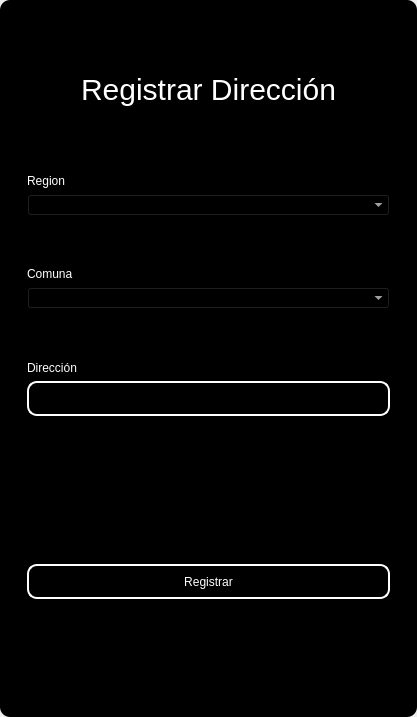
<?xml version="1.0" encoding="UTF-8"?>
<ui version="4.0">
 <class>MainWindow</class>
 <widget class="QMainWindow" name="MainWindow">
  <property name="geometry">
   <rect>
    <x>0</x>
    <y>0</y>
    <width>417</width>
    <height>717</height>
   </rect>
  </property>
  <property name="windowTitle">
   <string>MainWindow</string>
  </property>
  <property name="styleSheet">
   <string notr="true"/>
  </property>
  <widget class="QWidget" name="centralwidget">
   <property name="styleSheet">
    <string notr="true"/>
   </property>
   <layout class="QVBoxLayout" name="verticalLayout">
    <property name="spacing">
     <number>0</number>
    </property>
    <property name="leftMargin">
     <number>0</number>
    </property>
    <property name="topMargin">
     <number>0</number>
    </property>
    <property name="rightMargin">
     <number>0</number>
    </property>
    <property name="bottomMargin">
     <number>0</number>
    </property>
    <item>
     <widget class="QFrame" name="frame">
      <property name="enabled">
       <bool>true</bool>
      </property>
      <property name="styleSheet">
       <string notr="true">QFrame {
	border-radius:10px;
	
	background-color: rgb(0, 0, 0);
 }
</string>
      </property>
      <property name="frameShape">
       <enum>QFrame::StyledPanel</enum>
      </property>
      <property name="frameShadow">
       <enum>QFrame::Raised</enum>
      </property>
      <layout class="QVBoxLayout" name="verticalLayout_2">
       <item>
        <widget class="QFrame" name="frame_superior">
         <property name="minimumSize">
          <size>
           <width>0</width>
           <height>40</height>
          </size>
         </property>
         <property name="maximumSize">
          <size>
           <width>16777215</width>
           <height>40</height>
          </size>
         </property>
         <property name="styleSheet">
          <string notr="true">QPushButton{
border-radius:18px;
}

QPushButton:hover{
	background-color: rgb(0, 0, 0);
}
</string>
         </property>
         <property name="frameShape">
          <enum>QFrame::StyledPanel</enum>
         </property>
         <property name="frameShadow">
          <enum>QFrame::Raised</enum>
         </property>
         <layout class="QHBoxLayout" name="horizontalLayout_3">
          <property name="spacing">
           <number>4</number>
          </property>
          <property name="leftMargin">
           <number>0</number>
          </property>
          <property name="topMargin">
           <number>0</number>
          </property>
          <property name="rightMargin">
           <number>0</number>
          </property>
          <property name="bottomMargin">
           <number>0</number>
          </property>
          <item>
           <widget class="QPushButton" name="btn_icon">
            <property name="text">
             <string/>
            </property>
            <property name="iconSize">
             <size>
              <width>40</width>
              <height>40</height>
             </size>
            </property>
           </widget>
          </item>
          <item>
           <spacer name="horizontalSpacer_2">
            <property name="orientation">
             <enum>Qt::Horizontal</enum>
            </property>
            <property name="sizeHint" stdset="0">
             <size>
              <width>443</width>
              <height>20</height>
             </size>
            </property>
           </spacer>
          </item>
          <item>
           <widget class="QPushButton" name="bt_minimizar">
            <property name="minimumSize">
             <size>
              <width>38</width>
              <height>38</height>
             </size>
            </property>
            <property name="maximumSize">
             <size>
              <width>38</width>
              <height>38</height>
             </size>
            </property>
            <property name="cursor">
             <cursorShape>PointingHandCursor</cursorShape>
            </property>
            <property name="text">
             <string/>
            </property>
            <property name="icon">
             <iconset>
              <normaloff>image/minus.svg</normaloff>image/minus.svg</iconset>
            </property>
            <property name="iconSize">
             <size>
              <width>38</width>
              <height>38</height>
             </size>
            </property>
           </widget>
          </item>
          <item>
           <widget class="QPushButton" name="bt_maximizar">
            <property name="minimumSize">
             <size>
              <width>38</width>
              <height>38</height>
             </size>
            </property>
            <property name="maximumSize">
             <size>
              <width>38</width>
              <height>38</height>
             </size>
            </property>
            <property name="cursor">
             <cursorShape>PointingHandCursor</cursorShape>
            </property>
            <property name="text">
             <string/>
            </property>
            <property name="icon">
             <iconset>
              <normaloff>image/chevron-up.svg</normaloff>image/chevron-up.svg</iconset>
            </property>
            <property name="iconSize">
             <size>
              <width>38</width>
              <height>38</height>
             </size>
            </property>
           </widget>
          </item>
          <item>
           <widget class="QPushButton" name="bt_restaurar">
            <property name="minimumSize">
             <size>
              <width>38</width>
              <height>38</height>
             </size>
            </property>
            <property name="maximumSize">
             <size>
              <width>38</width>
              <height>38</height>
             </size>
            </property>
            <property name="cursor">
             <cursorShape>PointingHandCursor</cursorShape>
            </property>
            <property name="text">
             <string/>
            </property>
            <property name="icon">
             <iconset>
              <normaloff>image/chevron-down.svg</normaloff>image/chevron-down.svg</iconset>
            </property>
            <property name="iconSize">
             <size>
              <width>38</width>
              <height>38</height>
             </size>
            </property>
           </widget>
          </item>
          <item>
           <widget class="QPushButton" name="bt_cerrar">
            <property name="minimumSize">
             <size>
              <width>38</width>
              <height>38</height>
             </size>
            </property>
            <property name="maximumSize">
             <size>
              <width>38</width>
              <height>38</height>
             </size>
            </property>
            <property name="cursor">
             <cursorShape>PointingHandCursor</cursorShape>
            </property>
            <property name="text">
             <string/>
            </property>
            <property name="icon">
             <iconset>
              <normaloff>image/x.svg</normaloff>image/x.svg</iconset>
            </property>
            <property name="iconSize">
             <size>
              <width>38</width>
              <height>38</height>
             </size>
            </property>
           </widget>
          </item>
         </layout>
        </widget>
       </item>
       <item>
        <widget class="QFrame" name="frame_3">
         <property name="styleSheet">
          <string notr="true">QLabel {
	color: rgb(255, 255, 254);
	font: 12pt &quot;Arial&quot;;
	background-color: rgba(0, 0, 0,0);
}

QTextEdit{
background-color: rgba(0, 0, 0,0);
border-radius:10px; 
font: 12pt &quot;Arial&quot;;
color: rgb(255, 255, 254);
border: 2px solid  rgb(255, 255, 255);

}

QTextEdit:hover{
background-color: rgba(0, 0, 0,0);
border-radius:10px; 
font: 12pt &quot;Arial&quot;;
border: 2px solid  rgb(120, 0, 171);
}

QTextEdit:focus{
background-color: rgb(0, 0, 0);
border-radius:10px; 
font: 12pt &quot;Arial&quot;;
border: 2px solid rgb(120, 0, 171);
}

QLineEdit{
background-color: rgba(0, 0, 0,0);
border-radius:10px; 
font: 12pt &quot;Arial&quot;;
color: rgb(255, 255, 254);
border: 2px solid  rgb(255, 255, 255);

}

QLineEdit:hover{
background-color: rgba(0, 0, 0,0);
border-radius:10px; 
font: 12pt &quot;Arial&quot;;
border: 2px solid  rgb(120, 0, 171);
}

QLineEdit:focus{
background-color: rgb(0, 0, 0);
border-radius:10px; 
font: 12pt &quot;Arial&quot;;
border: 2px solid rgb(120, 0, 171);
}

QCheckBox{
	font: 12pt &quot;Arial&quot;;
	color: rgb(255, 255, 255);
}

QCheckBox::indicator {
    width: 18px;
    height:18px;
}

QCheckBox::indicator:unchecked {
   background-image: url(image/square.svg);
}

QCheckBox::indicator:checked {
   background-image: url(image/check-square.svg);
}

QPushButton{
border-radius:10px; 
font: 12pt &quot;Arial&quot;;
color: rgb(255, 255, 254);
border: 2px solid #ffffff;
}

QPushButton:hover{
border-radius:10px; 
font: 12pt &quot;Arial&quot;;
color: rgb(255, 255, 255);
border: 2px solid rgb(120, 0, 171);
	background-color: rgb(120, 0, 171);
}
</string>
         </property>
         <property name="frameShape">
          <enum>QFrame::StyledPanel</enum>
         </property>
         <property name="frameShadow">
          <enum>QFrame::Raised</enum>
         </property>
         <layout class="QHBoxLayout" name="horizontalLayout_4">
          <item>
           <layout class="QVBoxLayout" name="verticalLayout_4">
            <property name="spacing">
             <number>5</number>
            </property>
            <property name="rightMargin">
             <number>0</number>
            </property>
            <property name="bottomMargin">
             <number>0</number>
            </property>
            <item>
             <widget class="QLabel" name="label_3">
              <property name="minimumSize">
               <size>
                <width>100</width>
                <height>50</height>
               </size>
              </property>
              <property name="styleSheet">
               <string notr="true">font-size: 30px;
color: rgb(255, 255, 255);</string>
              </property>
              <property name="text">
               <string>Registrar Dirección</string>
              </property>
              <property name="alignment">
               <set>Qt::AlignCenter</set>
              </property>
             </widget>
            </item>
            <item>
             <widget class="QFrame" name="frame_4">
              <property name="maximumSize">
               <size>
                <width>400</width>
                <height>700</height>
               </size>
              </property>
              <property name="styleSheet">
               <string notr="true">QLabel {
	color: rgb(255, 255, 254);
	font: 12pt &quot;Arial&quot;;
	background-color: rgba(0, 0, 0,0);
}

QTextEdit{
background-color: rgba(0, 0, 0,0);
border-radius:10px; 
font: 12pt &quot;Arial&quot;;
color: rgb(255, 255, 254);
border: 2px solid  rgb(255, 255, 255);

}

QTextEdit:hover{
background-color: rgba(0, 0, 0,0);
border-radius:10px; 
font: 12pt &quot;Arial&quot;;
border: 2px solid  rgb(120, 0, 171);
}

QTextEdit:focus{
background-color: rgb(0, 0, 0);
border-radius:10px; 
font: 12pt &quot;Arial&quot;;
border: 2px solid rgb(120, 0, 171);
}

QLineEdit{
background-color: rgba(0, 0, 0,0);
border-radius:10px; 
font: 12pt &quot;Arial&quot;;
color: rgb(255, 255, 254);
border: 2px solid  rgb(255, 255, 255);

}

QLineEdit:hover{
background-color: rgba(0, 0, 0,0);
border-radius:10px; 
font: 12pt &quot;Arial&quot;;
border: 2px solid  rgb(120, 0, 171);
}

QLineEdit:focus{
background-color: rgb(0, 0, 0);
border-radius:10px; 
font: 12pt &quot;Arial&quot;;
border: 2px solid rgb(120, 0, 171);
}

QCheckBox{
	font: 12pt &quot;Arial&quot;;
	color: rgb(255, 255, 255);
}

QCheckBox::indicator {
    width: 18px;
    height:18px;
}

QCheckBox::indicator:unchecked {
   background-image: url(image/square.svg);
}

QCheckBox::indicator:checked {
   background-image: url(image/check-square.svg);
}

QPushButton{
border-radius:10px; 
font: 12pt &quot;Arial&quot;;
color: rgb(255, 255, 254);
border: 2px solid #ffffff;
}

QPushButton:hover{
border-radius:10px; 
font: 12pt &quot;Arial&quot;;
color: rgb(255, 255, 255);
border: 2px solid rgb(120, 0, 171);
	background-color: rgb(120, 0, 171);
}
</string>
              </property>
              <property name="frameShape">
               <enum>QFrame::StyledPanel</enum>
              </property>
              <property name="frameShadow">
               <enum>QFrame::Raised</enum>
              </property>
              <layout class="QVBoxLayout" name="verticalLayout_3">
               <property name="leftMargin">
                <number>9</number>
               </property>
               <property name="topMargin">
                <number>9</number>
               </property>
               <property name="rightMargin">
                <number>9</number>
               </property>
               <property name="bottomMargin">
                <number>9</number>
               </property>
               <item>
                <spacer name="verticalSpacer_3">
                 <property name="orientation">
                  <enum>Qt::Vertical</enum>
                 </property>
                 <property name="sizeHint" stdset="0">
                  <size>
                   <width>20</width>
                   <height>40</height>
                  </size>
                 </property>
                </spacer>
               </item>
               <item>
                <widget class="QLabel" name="label_4">
                 <property name="text">
                  <string>Region</string>
                 </property>
                </widget>
               </item>
               <item>
                <widget class="QComboBox" name="region_combobox">
                 <property name="styleSheet">
                  <string notr="true">background-color: rgb(0, 0, 0);
color: rgb(255, 255, 255);</string>
                 </property>
                </widget>
               </item>
               <item>
                <spacer name="verticalSpacer_4">
                 <property name="orientation">
                  <enum>Qt::Vertical</enum>
                 </property>
                 <property name="sizeHint" stdset="0">
                  <size>
                   <width>20</width>
                   <height>40</height>
                  </size>
                 </property>
                </spacer>
               </item>
               <item>
                <widget class="QLabel" name="label_8">
                 <property name="text">
                  <string>Comuna</string>
                 </property>
                </widget>
               </item>
               <item>
                <widget class="QComboBox" name="commune_combobox">
                 <property name="styleSheet">
                  <string notr="true">background-color: rgb(0, 0, 0);
color: rgb(255, 255, 255);</string>
                 </property>
                </widget>
               </item>
               <item>
                <spacer name="verticalSpacer">
                 <property name="orientation">
                  <enum>Qt::Vertical</enum>
                 </property>
                 <property name="sizeHint" stdset="0">
                  <size>
                   <width>20</width>
                   <height>40</height>
                  </size>
                 </property>
                </spacer>
               </item>
               <item>
                <widget class="QLabel" name="label_5">
                 <property name="text">
                  <string>Dirección</string>
                 </property>
                </widget>
               </item>
               <item>
                <widget class="QLineEdit" name="descriptiontxt">
                 <property name="minimumSize">
                  <size>
                   <width>0</width>
                   <height>35</height>
                  </size>
                 </property>
                 <property name="maximumSize">
                  <size>
                   <width>16777215</width>
                   <height>16777215</height>
                  </size>
                 </property>
                 <property name="echoMode">
                  <enum>QLineEdit::Normal</enum>
                 </property>
                </widget>
               </item>
               <item>
                <spacer name="verticalSpacer_5">
                 <property name="orientation">
                  <enum>Qt::Vertical</enum>
                 </property>
                 <property name="sizeHint" stdset="0">
                  <size>
                   <width>20</width>
                   <height>40</height>
                  </size>
                 </property>
                </spacer>
               </item>
               <item>
                <spacer name="verticalSpacer_6">
                 <property name="orientation">
                  <enum>Qt::Vertical</enum>
                 </property>
                 <property name="sizeHint" stdset="0">
                  <size>
                   <width>20</width>
                   <height>40</height>
                  </size>
                 </property>
                </spacer>
               </item>
               <item>
                <spacer name="verticalSpacer_9">
                 <property name="orientation">
                  <enum>Qt::Vertical</enum>
                 </property>
                 <property name="sizeHint" stdset="0">
                  <size>
                   <width>20</width>
                   <height>50</height>
                  </size>
                 </property>
                </spacer>
               </item>
               <item>
                <widget class="QPushButton" name="btn_add">
                 <property name="minimumSize">
                  <size>
                   <width>0</width>
                   <height>35</height>
                  </size>
                 </property>
                 <property name="cursor">
                  <cursorShape>PointingHandCursor</cursorShape>
                 </property>
                 <property name="text">
                  <string>Registrar</string>
                 </property>
                </widget>
               </item>
               <item>
                <spacer name="verticalSpacer_7">
                 <property name="orientation">
                  <enum>Qt::Vertical</enum>
                 </property>
                 <property name="sizeHint" stdset="0">
                  <size>
                   <width>20</width>
                   <height>40</height>
                  </size>
                 </property>
                </spacer>
               </item>
               <item>
                <spacer name="verticalSpacer_8">
                 <property name="orientation">
                  <enum>Qt::Vertical</enum>
                 </property>
                 <property name="sizeHint" stdset="0">
                  <size>
                   <width>20</width>
                   <height>40</height>
                  </size>
                 </property>
                </spacer>
               </item>
              </layout>
             </widget>
            </item>
           </layout>
          </item>
         </layout>
        </widget>
       </item>
      </layout>
     </widget>
    </item>
   </layout>
  </widget>
 </widget>
 <resources/>
 <connections/>
</ui>
